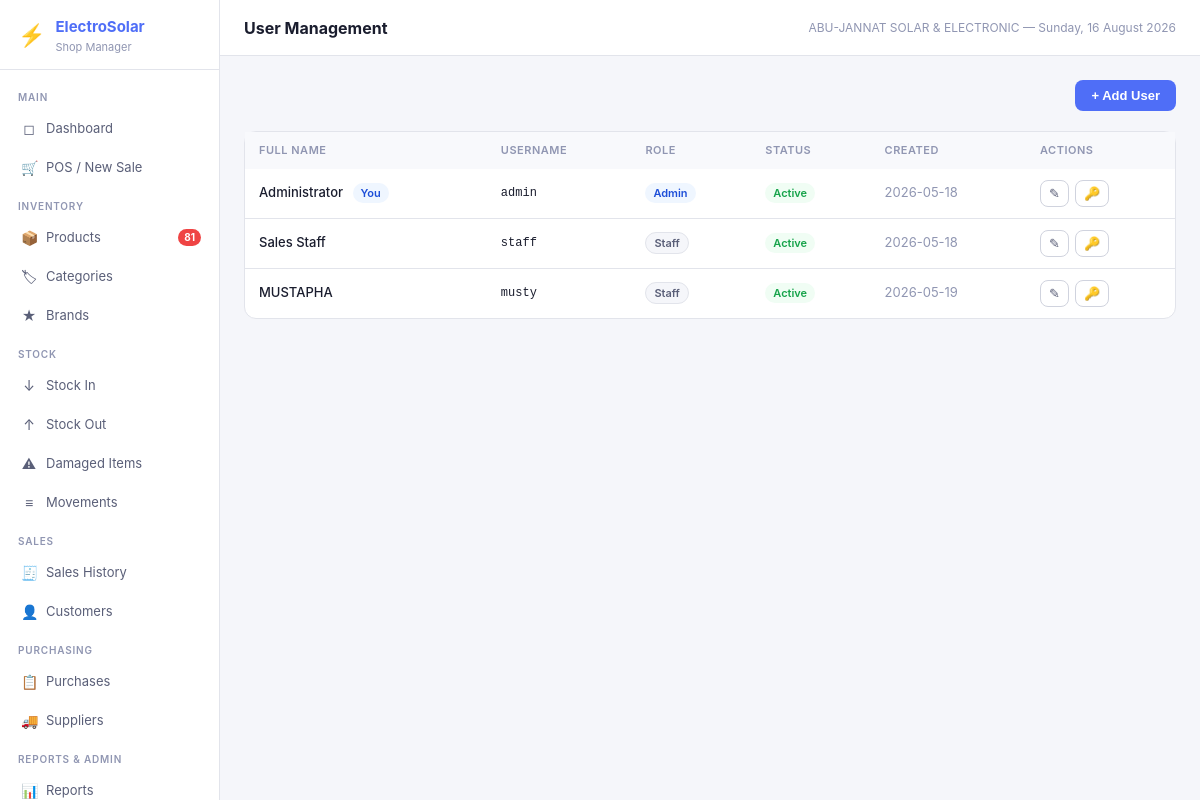
The app's page /users (signed in) with its own data.
### tables this page shows
CREATE TABLE settings (
            key TEXT PRIMARY KEY,
            value TEXT
        );

CREATE TABLE users (
            id INTEGER PRIMARY KEY AUTOINCREMENT,
            username TEXT UNIQUE NOT NULL,
            password_hash TEXT NOT NULL,
            full_name TEXT NOT NULL,
            role TEXT NOT NULL DEFAULT 'staff',
            is_active INTEGER NOT NULL DEFAULT 1,
            created_at TEXT NOT NULL DEFAULT (datetime('now'))
        );

### app.py (the view)
@app.route('/users')
@admin_required
def users():
    items = query("SELECT id,username,full_name,role,is_active,created_at FROM users ORDER BY created_at")
    return render_template('users.html', users=items)

### app.py (called while the page is built)
def get_db():
    if 'db' not in g:
        g.db = sqlite3.connect(DB_PATH)
        g.db.row_factory = sqlite3.Row
        g.db.execute("PRAGMA foreign_keys = ON")
        g.db.execute("PRAGMA journal_mode = WAL")
    return g.db

def query(sql, args=(), one=False):
    cur = get_db().execute(sql, args)
    rv = cur.fetchall()
    return (rv[0] if rv else None) if one else rv

def admin_required(f):
    @wraps(f)
    def decorated(*args, **kwargs):
        if 'user_id' not in session:
            return redirect(url_for('login'))
        if session.get('role') != 'admin':
            flash('Admin access required', 'error')
            return redirect(url_for('dashboard'))
        return f(*args, **kwargs)
    return decorated

def current_user():
    return {'id': session.get('user_id'), 'username': session.get('username'),
            'full_name': session.get('full_name'), 'role': session.get('role')}

def get_settings():
    rows = query("SELECT key, value FROM settings")
    return {r['key']: r['value'] for r in rows}

@app.context_processor
def inject_globals():
    s = get_settings() if 'user_id' in session else {}
    low_stock = 0
    if 'user_id' in session:
        r = query("SELECT COUNT(*) as c FROM products WHERE is_active=1 AND quantity <= reorder_level", one=True)
        low_stock = r['c'] if r else 0
    return dict(settings=s, current_user=current_user(), low_stock_count=low_stock,
                now=datetime.now())

### templates/users.html (shortened to what this page needs)
{% extends 'base.html' %}{% block title %}Users{% endblock %}{% block page_title %}User Management{% endblock %}
{% block content %}
<div class="page-header"><div></div>
  <button class="btn btn-primary" onclick="openModal('userModal')">+ Add User</button>
</div>
<div class="card"><div class="table-wrap">
<table><thead><tr><th>Full Name</th><th>Username</th><th>Role</th><th>Status</th><th>Created</th><th>Actions</th></tr></thead>
<tbody>{% for u in users %}<tr>
  <td style="font-weight:500;">
    {{ u.full_name }}
    {% if u.id == current_user.id %}<span class="badge badge-info" style="margin-left:6px;">You</span>{% endif %}
  </td>
  <td class="td-mono">{{ u.username }}</td>
  <td><span class="badge {% if u.role=='admin' %}badge-info{% else %}badge-gray{% endif %}" style="text-transform:capitalize;">{{ u.role }}</span></td>
  <td><span class="badge {% if u.is_active %}badge-success{% else %}badge-danger{% endif %}">{% if u.is_active %}Active{% else %}Inactive{% endif %}</span></td>
  <td class="text-muted">{{ u.created_at[:10] }}</td>
  <td><div style="display:flex;gap:6px;">
    <button class="btn-icon" title="Edit">✎</button>
    <button class="btn-icon" title="Reset password" onclick="openPwModal({{ u.id }})">🔑</button>
  </div></td>
</tr>{% endfor %}</tbody></table></div></div>
{% endblock %}

### templates/base.html (shortened to what this page needs)
<!DOCTYPE html>
<html lang="en">
<head>
<link rel="stylesheet" href="{{ url_for('static', filename='css/style.css') }}">
</head>
<body>
<div class="app-shell">
  <aside class="sidebar">
    <div class="sidebar-logo">
      <div class="logo-icon">⚡</div>
      <div>
        <h1>ElectroSolar</h1>
        <p>Shop Manager</p>
      </div>
    </div>
    <nav class="sidebar-nav">
      <div class="nav-section">Main</div>
      <a href="{{ url_for('dashboard') }}" class="nav-item {% if request.endpoint=='dashboard' %}active{% endif %}">
        <span class="nav-icon">◻</span> Dashboard
      </a>
      <a href="{{ url_for('pos') }}" class="nav-item {% if request.endpoint=='pos' %}active{% endif %}">
        <span class="nav-icon">🛒</span> POS / New Sale
      </a>
      <div class="nav-section">Inventory</div>
      <a href="{{ url_for('products') }}" class="nav-item {% if request.endpoint=='products' %}active{% endif %}">
        <span class="nav-icon">📦</span> Products
        {% if low_stock_count > 0 %}<span class="nav-badge">{{ low_stock_count }}</span>{% endif %}
      </a>
      <a href="{{ url_for('categories') }}" class="nav-item {% if request.endpoint=='categories' %}active{% endif %}">
        <span class="nav-icon">🏷</span> Categories
      </a>
      <a href="{{ url_for('brands') }}" class="nav-item {% if request.endpoint=='brands' %}active{% endif %}">
        <span class="nav-icon">★</span> Brands
      </a>
      <div class="nav-section">Stock</div>
      <a href="{{ url_for('stock_in') }}" class="nav-item {% if request.endpoint=='stock_in' %}active{% endif %}">
        <span class="nav-icon">↓</span> Stock In
      </a>
      <a href="{{ url_for('stock_out') }}" class="nav-item {% if request.endpoint=='stock_out' %}active{% endif %}">
        <span class="nav-icon">↑</span> Stock Out
      </a>
      <a href="{{ url_for('stock_damaged') }}" class="nav-item {% if request.endpoint=='stock_damaged' %}active{% endif %}">
        <span class="nav-icon">⚠</span> Damaged Items
      </a>
      <a href="{{ url_for('stock_movements') }}" class="nav-item {% if request.endpoint=='stock_movements' %}active{% endif %}">
        <span class="nav-icon">≡</span> Movements
      </a>
      <div class="nav-section">Sales</div>
      <a href="{{ url_for('sales') }}" class="nav-item {% if request.endpoint in ['sales','sale_detail'] %}active{% endif %}">
        <span class="nav-icon">🧾</span> Sales History
      </a>
      <a href="{{ url_for('customers') }}" class="nav-item {% if request.endpoint in ['customers','customer_history'] %}active{% endif %}">
        <span class="nav-icon">👤</span> Customers
      </a>
      <div class="nav-section">Purchasing</div>
      <a href="{{ url_for('purchases') }}" class="nav-item {% if request.endpoint in ['purchases','purchase_detail'] %}active{% endif %}">
        <span class="nav-icon">📋</span> Purchases
      </a>
      <a href="{{ url_for('suppliers') }}" class="nav-item {% if request.endpoint=='suppliers' %}active{% endif %}">
        <span class="nav-icon">🚚</span> Suppliers
      </a>
      <div class="nav-section">Reports & Admin</div>
      <a href="{{ url_for('reports') }}" class="nav-item {% if request.endpoint=='reports' %}active{% endif %}">
        <span class="nav-icon">📊</span> Reports
      </a>
    </nav>
  </aside>
  <div class="main-area">
    <header class="topbar">
      <h2>{% block page_title %}{% endblock %}</h2>
      <span class="topbar-meta">{{ settings.get('shop_name','ElectroSolar') }} — {{ now.strftime('%A, %d %B %Y') }}</span>
    </header>
    <main class="page-content">
      {% block content %}{% endblock %}
    </main>
  </div>
</div>
</body>
</html>

### static/css/style.css (style rules this page uses)
*, *::before, *::after { box-sizing: border-box; margin: 0; padding: 0; }
:root { --bg: #f5f6fa; --surface: #ffffff; --surface2: #f8f9fc; --border: #e2e4eb; --border2: #d0d3de; --text: #1a1d2e; --text2: #5a5f78; --text3: #9096b2; --accent: #4f6ef7; --accent-hover: #3b58e8; --accent-light: #eef1fe; --success: #22c55e; --success-bg: #f0fdf4; --success-text: #16a34a; --warning: #f59e0b; --warning-bg: #fffbeb; --warning-text: #b45309; --danger: #ef4444; --danger-bg: #fef2f2; --danger-text: #dc2626; --info: #3b82f6; --info-bg: #eff6ff; --info-text: #1d4ed8; --sidebar-w: 220px; --radius: 8px; --radius-lg: 12px; --shadow: 0 1px 3px rgba(0,0,0,0.08); --shadow-md: 0 4px 16px rgba(0,0,0,0.12); }
body { font-family: -apple-system, BlinkMacSystemFont, 'Segoe UI', 'Inter', sans-serif; font-size: 14px; color: var(--text); background: var(--bg); line-height: 1.5; -webkit-font-smoothing: antialiased; }
a { color: var(--accent); text-decoration: none; }
.app-shell { display: flex; min-height: 100vh; }
.sidebar { width: var(--sidebar-w); min-width: var(--sidebar-w); background: var(--surface); border-right: 1px solid var(--border); display: flex; flex-direction: column; position: sticky; top: 0; height: 100vh; overflow-y: auto; }
.sidebar-logo { padding: 16px 18px 14px; border-bottom: 1px solid var(--border); display: flex; align-items: center; gap: 10px; }
.logo-icon { font-size: 22px; }
.sidebar-logo h1 { font-size: 15px; font-weight: 700; color: var(--accent); }
.sidebar-logo p { font-size: 11px; color: var(--text3); }
.sidebar-nav { flex: 1; padding: 8px 0; }
.nav-section { padding: 12px 18px 4px; font-size: 10px; font-weight: 600; color: var(--text3); text-transform: uppercase; letter-spacing: 0.8px; }
.nav-item { display: flex; align-items: center; gap: 9px; padding: 9px 18px; font-size: 13px; color: var(--text2); text-decoration: none; border-left: 3px solid transparent; transition: all 0.12s; }
.nav-icon { font-size: 14px; width: 16px; text-align: center; flex-shrink: 0; }
.nav-badge { margin-left: auto; background: var(--danger); color: white; border-radius: 99px; font-size: 10px; font-weight: 700; padding: 1px 6px; }
.main-area { flex: 1; display: flex; flex-direction: column; min-width: 0; }
.topbar { padding: 0 24px; height: 56px; display: flex; align-items: center; justify-content: space-between; background: var(--surface); border-bottom: 1px solid var(--border); position: sticky; top: 0; z-index: 10; }
.topbar h2 { font-size: 16px; font-weight: 700; }
.topbar-meta { font-size: 12px; color: var(--text3); }
.page-content { flex: 1; padding: 24px; }
.card { background: var(--surface); border: 1px solid var(--border); border-radius: var(--radius-lg); }
.table-wrap { overflow-x: auto; }
table { width: 100%; border-collapse: collapse; font-size: 13px; }
thead { background: var(--surface2); }
th { padding: 10px 14px; text-align: left; font-size: 11px; font-weight: 600; color: var(--text3); text-transform: uppercase; letter-spacing: 0.5px; white-space: nowrap; }
td { padding: 11px 14px; border-bottom: 1px solid var(--border); vertical-align: middle; }
tr:last-child td { border-bottom: none; }
.td-mono { font-family: 'Courier New', monospace; font-size: 12px; }
.btn { display: inline-flex; align-items: center; gap: 6px; padding: 8px 16px; font-size: 13px; font-weight: 600; border-radius: var(--radius); cursor: pointer; border: none; transition: all 0.12s; white-space: nowrap; text-decoration: none; }
.btn-primary { background: var(--accent); color: white; }
.btn-icon { padding: 6px 8px; border-radius: var(--radius); background: none; border: 1px solid var(--border2); cursor: pointer; display: inline-flex; align-items: center; color: var(--text2); font-size: 13px; line-height: 1; text-decoration: none; }
.badge { display: inline-flex; align-items: center; padding: 2px 8px; border-radius: 99px; font-size: 11px; font-weight: 600; }
.badge-success { background: var(--success-bg); color: var(--success-text); }
.badge-info { background: var(--info-bg); color: var(--info-text); }
.badge-gray { background: var(--bg); color: var(--text2); border: 1px solid var(--border); }
.page-header { display: flex; align-items: center; justify-content: space-between; margin-bottom: 20px; }
.text-muted { color: var(--text3); }

### records on screen
settings: get "ABU-JANNAT SOLAR & ELECTRONIC"
users: full_name "Administrator", shows "You", username "admin", role "Admin", is_active "Active", created_at "2026-05-18"
users: full_name "Sales Staff", username "staff", role "Staff", is_active "Active", created_at "2026-05-18"
users: full_name "MUSTAPHA", username "musty", role "Staff", is_active "Active", created_at "2026-05-19"

### other values on screen
{{ low_stock_count }} "81"
